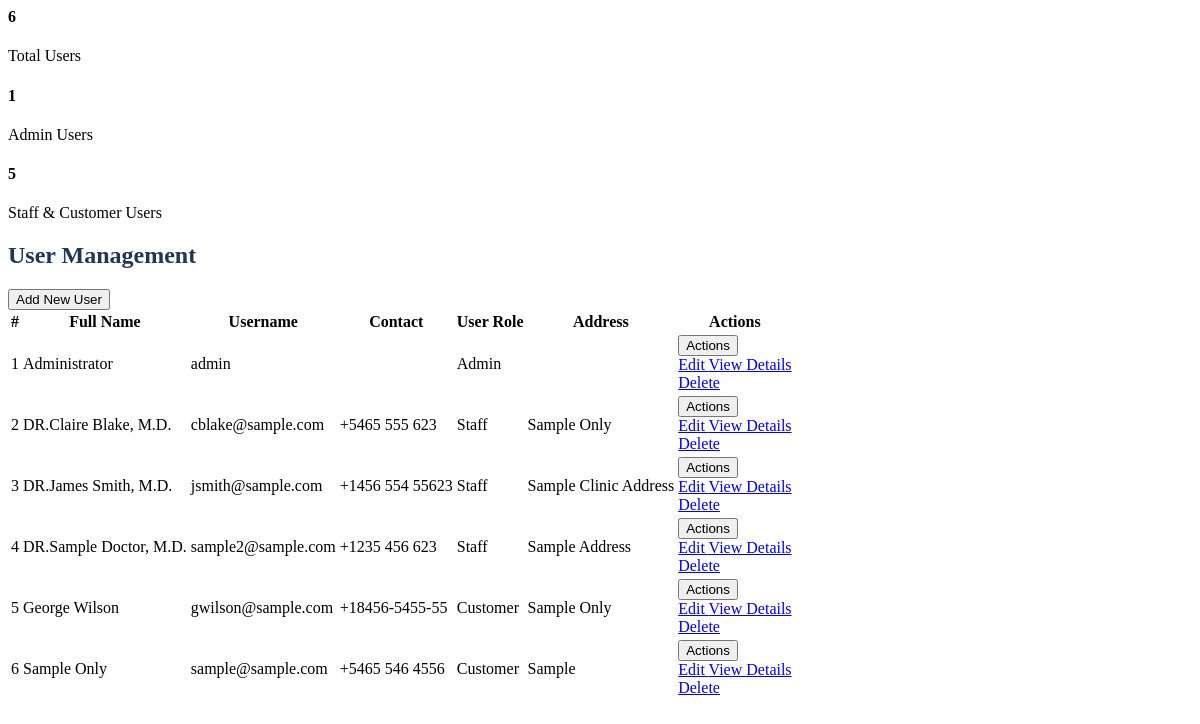
Page /admin/users.php on the earlier database version.
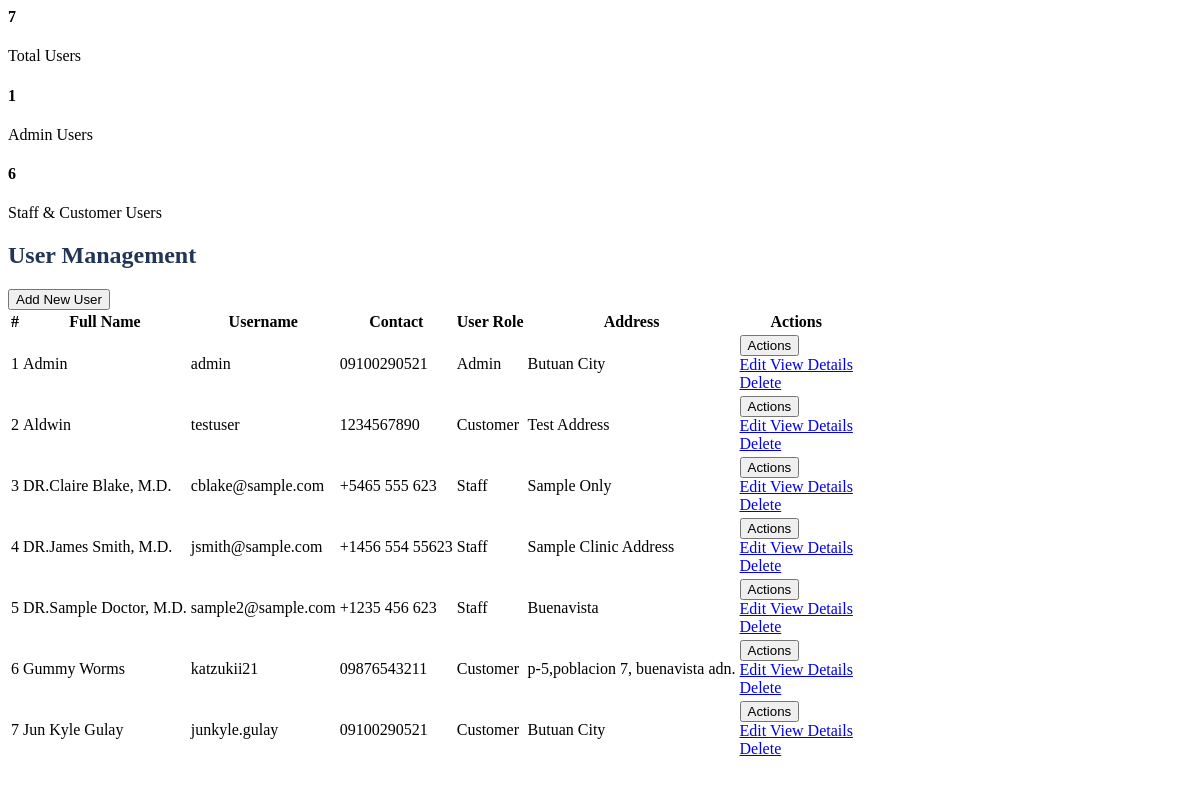
Same page on the later database version.
### tables this page shows
CREATE TABLE `users` (
  `id` bigint(30) NOT NULL,
  `user_id` bigint(30) NOT NULL,
  `name` varchar(200) NOT NULL,
  `address` text NOT NULL,
  `contact` text NOT NULL,
  `username` varchar(100) NOT NULL,
  `password` varchar(200) NOT NULL,
  `type` tinyint(1) NOT NULL DEFAULT 2 COMMENT '1=admin , 2 = staff, 3=customer'
);

### admin/users.php (the view, shortened to what the changed rows need)
<?php
include('db_connect.php');
function getUserCount()
{
    global $conn;
    $query = "SELECT
        COUNT(*) as total_users,
        SUM(CASE WHEN type = 1 THEN 1 ELSE 0 END) as admin_users,
        SUM(CASE WHEN type = 2 THEN 1 ELSE 0 END) as staff_users,
        SUM(CASE WHEN type = 3 THEN 1 ELSE 0 END) as customer_users
    FROM users";
    $result = $conn->query($query);
    return $result->fetch_assoc();
}
$userStats = getUserCount();
$users = $conn->query("
    SELECT
        u.*,
        CASE
            WHEN u.type = 1 THEN 'Admin'
            WHEN u.type = 2 THEN 'Staff'
            WHEN u.type = 3 THEN 'Customer'
            ELSE 'Unknown'
        END AS user_role
    FROM users u
    ORDER BY u.name ASC
");
?>
<div class="container-fluid pt-3">
    <div class="row mb-4">
        <div class="col-md-4">
            <div class="card bg-primary text-white">
                <div class="card-body">
                    <div class="d-flex justify-content-between align-items-center">
                        <div>
                            <h4 class="mb-0"><?php echo $userStats['total_users']; ?></h4>
                            <span>Total Users</span>
                        </div>
                    </div>
                </div>
            </div>
        </div>
        <div class="col-md-4">
            <div class="card bg-warning text-white">
                <div class="card-body">
                    <div class="d-flex justify-content-between align-items-center">
                        <div>
                            <h4 class="mb-0"><?php echo $userStats['staff_users'] + $userStats['customer_users']; ?></h4>
                            <span>Staff & Customer Users</span>
                        </div>
                    </div>
                </div>
            </div>
        </div>
    </div>
    <div class="row mb-3">
        <div class="col-lg-12 d-flex justify-content-between align-items-center">
            <h2 class="" style="color:#213555;">User Management</h2>
        </div>
    </div>
    <div class="card shadow-sm">
        <div class="card-body">
            <div class="table-responsive">
                <table class="table table-hover" id="userTable">
                    <thead class="thead-light">
                        <tr>
                            <th class="text-center">#</th>
                            <th>Full Name</th>
                            <th>Username</th>
                            <th>Contact</th>
                            <th>User Role</th>
                            <th>Address</th>
                            <th class="text-center">Actions</th>
                        </tr>
                    </thead>
                    <tbody>
                        <?php
                        $i = 1;
                        while ($row = $users->fetch_assoc()):
                        ?>
                            <tr>
                                <td class="text-center"><?php echo $i++ ?></td>
                                <td>
                                    <div class="d-flex align-items-center">
                                        <?php echo htmlspecialchars($row['name']) ?>
                                    </div>
                                </td>
                                <td><?php echo htmlspecialchars($row['username']) ?></td>
                                <td><?php echo htmlspecialchars($row['contact']) ?></td>
                                <td>
                                    <span class="badge
                                    <?php
                                    switch ($row['user_role']) {
                                        case 'Admin':
                                            echo 'badge-danger';
                                            break;
                                        case 'Staff':
                                            echo 'badge-warning';
                                            break;
                                        case 'Customer':
                                            echo 'badge-success';
                                            break;
                                    }
                                    ?>
                                ">
                                        <?php echo htmlspecialchars($row['user_role']) ?>
                                    </span>
                                </td>
                                <td><?php echo htmlspecialchars($row['address']) ?></td>
                                <td class="text-center">
                                    <div class="dropdown">
                                        <button class="btn btn-outline-primary btn-sm dropdown-toggle" type="button" data-toggle="dropdown">
                                            Actions
                                        </button>
                                        <div class="dropdown-menu dropdown-menu-right">
                                            <a class="dropdown-item edit_user" href="javascript:void(0)" data-id="<?php echo $row['id'] ?>">
                                                <i class="fa fa-edit mr-2 text-warning"></i>Edit
                                            </a>
                                            <a class="dropdown-item view_user" href="javascript:void(0)" data-id="<?php echo $row['id'] ?>">
                                                <i class="fa fa-eye mr-2 text-info"></i>View Details
                                            </a>
                                            <a class="dropdown-item delete_user" href="javascript:void(0)" data-id="<?php echo $row['id'] ?>">
                                                <i class="fa fa-trash mr-2 text-danger"></i>Delete
                                            </a>
                                        </div>
                                    </div>
                                </td>
                            </tr>
                        <?php endwhile; ?>
                    </tbody>
                </table>
            </div>
        </div>
    </div>
</div>

Differences in the rows shown:
removed users: name "Administrator", username "admin", user_role "Admin"
removed users: name "George Wilson", username "gwilson@sample.com", contact "+18456-5455-55", user_role "Customer", address "Sample Only"
removed users: name "Sample Only", username "sample@sample.com", contact "+5465 546 4556", user_role "Customer", address "Sample"
added users: name "Admin", username "admin", contact "09100290521", user_role "Admin", address "Butuan City"
added users: name "Aldwin", username "testuser", contact "1234567890", user_role "Customer", address "Test Address"
changed users "DR.Sample Doctor, M.D.": address "Sample Address" → "Buenavista"
added users: name "Gummy Worms", username "katzukii21", contact "09876543211", user_role "Customer", address "p-5,poblacion 7, buenavista adn."
added users: name "Jun Kyle Gulay", username "junkyle.gulay", contact "09100290521", user_role "Customer", address "Butuan City"
Other differences:
$userStats['total_users']: "6" → "7"
$userStats['staff_users'] + $userStats['customer_users']: "5" → "6"
